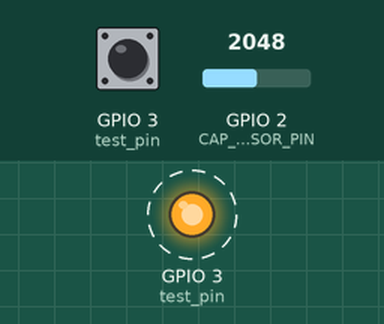
This program was run on a simulated ESP32-S3. Shown: output pins drawn as LEDs (lit = HIGH). Dashed ring = blinking. The inputs (shaded band) are chosen by the test bench; at power-on: GPIO 3 (test_pin) LOW, GPIO 2 (CAP_SENSOR_PIN) = 2048. What the program prints to the serial monitor is not drawn.

Above: at 1.2 s.
1.3 s: GPIO 3 (test_pin) pulsed HIGH 2 times (0.12 s each, 0.3 s apart)
Timing chart, 0 to 9.5 s (numbered marks = the images above; inputs shaded):
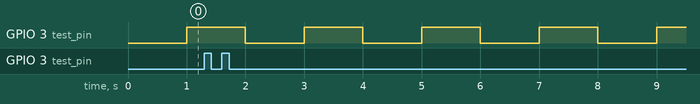

Measured:
- by itself, GPIO 3 (test_pin): alternates HIGH for 1.0 s and LOW for 1.0 s

The program:

main.cpp
```cpp
/*
接线说明:2引脚接杜邦线引出来作为电容式接口

程序说明:3引脚作为输出在0-1间变换,在0-1变换时触发中断,触发中断时2引脚测量某种值并通过串口打印出来

作者:灵首

时间:2023_3_8

*/

/*
ESP32S3通过attachInterrupt函数来实现中断。这个函数需要三个参数：

1:interruptNum：ESP32S3引脚的数字编号，用于确定哪个引脚产生中断。
2:ISR：中断服务程序，当中断发生时被调用。
3:mode：LOW CHANGE RISING FALLING
(LOW 当引脚为低电平时，触发中断
CHANGE 当引脚电平发生改变时，触发中断
RISING 当引脚由低电平变为高电平时，触发中断
FALLING 当引脚由高电平变为低电平时，触发中断)


ESP32S3的中断是用于在特定的事件（例如按键按下，边沿检测等）发生时停止程序的正常执行并调用特定的代码。这个特定的代码被称为中断服务程序（ISR）。
在ESP32S3的中断处理中，如果中断被触发，程序的执行将被暂停，直到中断服务程序处理完该中断。这可以使得程序更快地响应外部事件，并使得整个程序更快地执行。

在ESP32S3上使用PlatformIO，中断机制可以用来实现很多功能，例如：
1:监测按键按下事件
2实现边沿检测
3:控制定时器事件
4:实现串口通信等。
在PlatformIO中，你可以使用attachInterrupt函数来实现ESP32S3的中断。你需要指定中断触发引脚，中断服务程序（ISR）和触发方式（RISING, FALLING, CHANGE, LOW）。

打开中断:attachInterrupt(uint8_t pin, void (*)(void), int mode)
关闭中断:detachInterrupt(uint8_t pin)


*/

/*

ESP32-S3 有电容式触摸引脚。它有 34 个 GPIO，其中 18 个具有电容式触摸功能，
这些引脚的编号为 0, 2, 4, 12, 13, 14, 15, 27, 28, 29, 30, 31, 33, 34, 35, 36, 37 和 38。
下面将以此电容式引脚为例来编写一个简单的中断函数
其主要功能为:

*/


#include <Arduino.h>

// 定义电容式传感器引脚
#define CAP_SENSOR_PIN 2
#define test_pin 3


/*
# brief 中断函数程序
# param 无
# retval 无
*/
void cap_sensor_isr() {
  int cap_value = analogRead(CAP_SENSOR_PIN);
  Serial.print("Capacitive sensor value: ");
  Serial.println(cap_value);
}

void setup() {
  Serial.begin(115200);

  //设置引脚
  pinMode(CAP_SENSOR_PIN, INPUT);
  pinMode(test_pin, OUTPUT);
  digitalWrite(test_pin,1);

  //对引脚进行中断设置
  attachInterrupt(digitalPinToInterrupt(test_pin), cap_sensor_isr, CHANGE);

}

void loop() {
  digitalWrite(test_pin,!digitalRead(3));
  delay(1000);
  Serial.println(digitalRead(test_pin));

}
```
